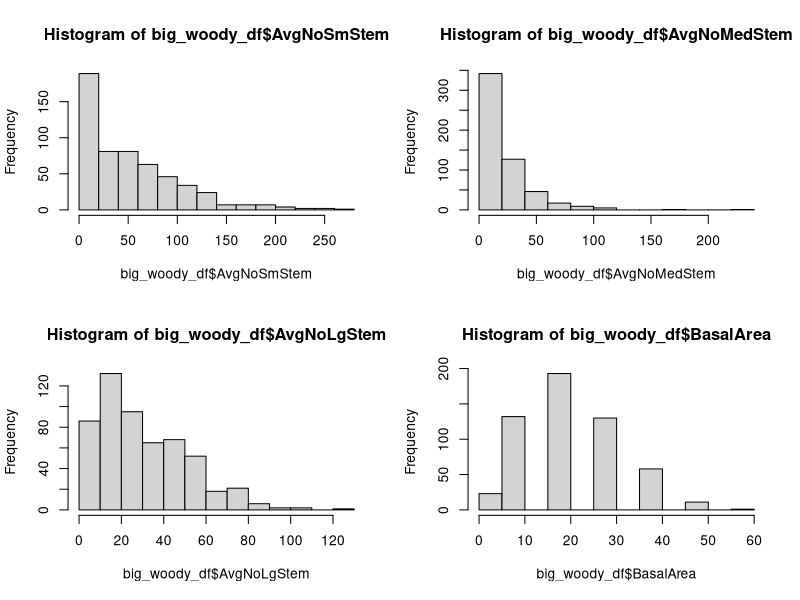

Write the R code that produced this figure.
# we want to create a file that contains:
# Bird_ID
# date
# study area
# time
# lat
# long
# type (used vs random)
# AvgNudds
# perc_bare
# perc_LL
# perc_grass
# ...
# perc_woody
# AvgPrism
# Avg#SmStem
# Avg#MedStem
# Avg#LgStem

# Let's begin with the woody stem data
woodystems <-read.csv("./woodystems_raw.csv") # 548 veg plots
head(woodystems)

# create blank df to hold data
big_woody_df <- data.frame(point_id = numeric(), 
                           BasalArea = numeric(),
                           AvgNoSmStem = numeric(),
                           AvgNoMedStem = numeric(),
                           AvgNoLgStem = numeric())

for(i in 1:length(unique(woodystems$point_id))){
  # i = 101
  
  # isolate point i's woody stem data
  woodystems_i <- subset(woodystems, point_id == i)
  
  # point ID
  point_id_i = woodystems_i$point_id[1]
  
  # how many edge trees
  edgetrees <- nrow(subset(woodystems_i, class == "basalarea_edge"))
  
  # how many edge trees get counted?
  Countededgetrees <- ifelse(edgetrees == 0, # if # edge trees = 0...
                             0,              # ...# counted edge trees = 0!
                             ifelse(edgetrees %% 2 == 0, # ...but if # edge trees is not 0, check if even...
                                    edgetrees/2, # if even, # counted edge trees = # edge trees / 2, otherwise,
                                    (edgetrees-1)/2)) # counted edge trees = # edge trees-1 / 2!
  
  
  # how many in trees?
  intrees <- nrow(subset(woodystems_i, class == "basalarea"))
  
  # Basal area
  BasalArea_i = (intrees + Countededgetrees)*10
  
  # Small woody stem count
  AvgNoSmStem_i_raw = subset(woodystems_i, class == "small_woody_stems")
  AvgNoSmStem_i = sum(AvgNoSmStem_i_raw$count)
  
  # Medium woody stem count
  AvgNoMedStem_i_raw = subset(woodystems_i, class == "medium_woody_stems")
  AvgNoMedStem_i = sum(AvgNoMedStem_i_raw$count)

  # Large woody stem count
  AvgNoLgStem_i_raw = subset(woodystems_i, class == "large_woody_stems")
  AvgNoLgStem_i = sum(AvgNoLgStem_i_raw$count)
  
  NewRow = data.frame(point_id = point_id_i, 
                      BasalArea = BasalArea_i,
                      AvgNoSmStem = AvgNoSmStem_i,
                      AvgNoMedStem = AvgNoMedStem_i,
                      AvgNoLgStem = AvgNoLgStem_i)
  big_woody_df <- rbind(big_woody_df, NewRow)
  print(paste0("new row ", i, " is done!"))
  Sys.sleep(0.01)
}
big_woody_df
par(mfrow = c(2,2))
hist(big_woody_df$AvgNoSmStem)
hist(big_woody_df$AvgNoMedStem)
hist(big_woody_df$AvgNoLgStem)
hist(big_woody_df$BasalArea)
par(mfrow = c(1,1))
write.csv(big_woody_df, "./woodystems_cleaned.csv", row.names = F)
